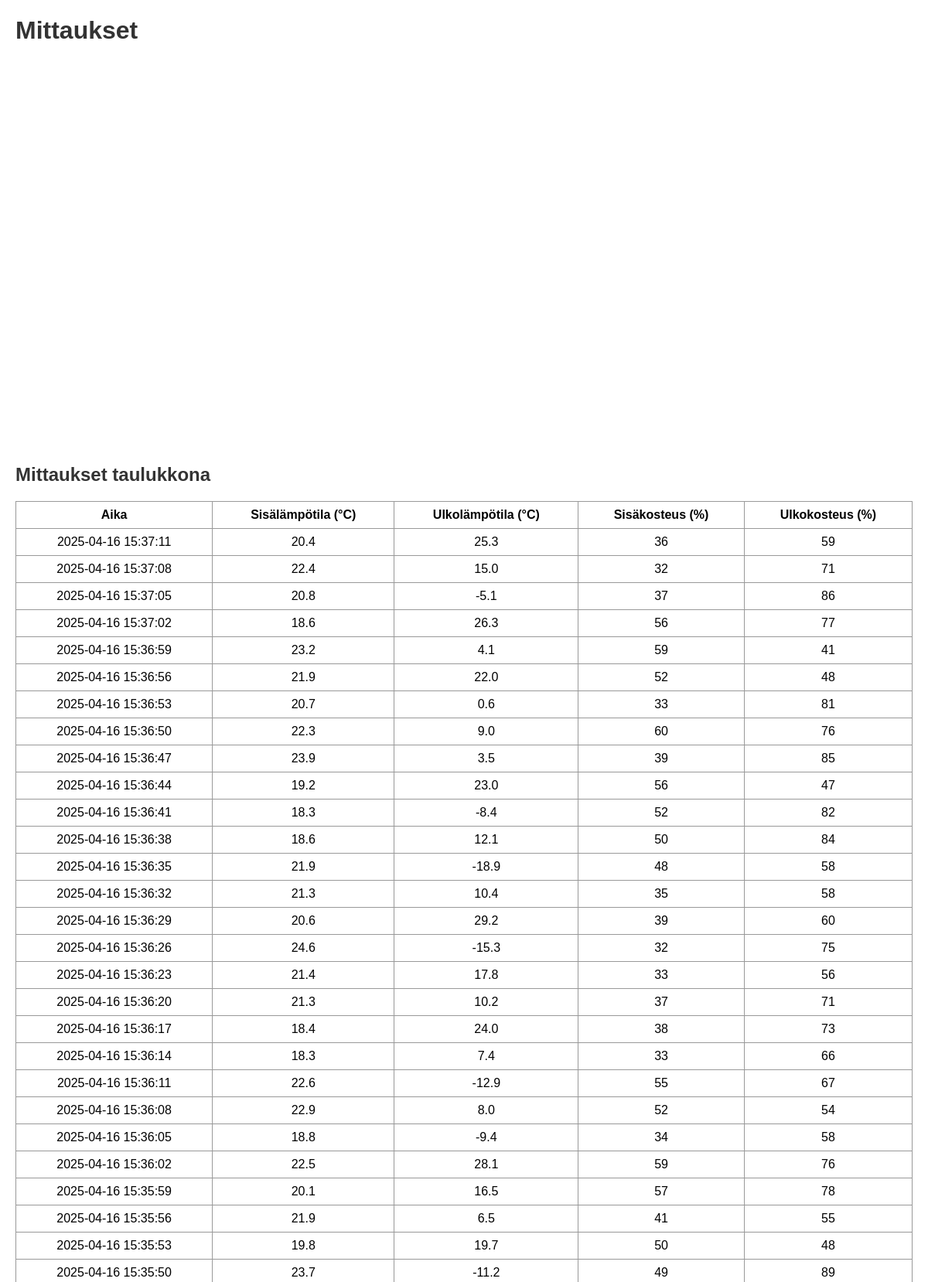
The page / (upper part) on the database its author committed.
### tables this page shows
CREATE TABLE mittaukset (
            id INTEGER PRIMARY KEY AUTOINCREMENT,
            aika TEXT,
            lampo_sisa REAL,
            lampo_ulko REAL,
            kosteus_sisa INTEGER,
            kosteus_ulko INTEGER
        );

### app.py (the view)
@app.route('/')
def index():
    conn = sqlite3.connect("mittaukset.db3")
    conn.row_factory = sqlite3.Row
    cursor = conn.cursor()
    cursor.execute("""
        SELECT aika, lampo_sisa, lampo_ulko, kosteus_sisa, kosteus_ulko
        FROM (
            SELECT * FROM mittaukset
            ORDER BY id ASC
            LIMIT 100
        ) ORDER BY id DESC
    """)
    data = cursor.fetchall()
    conn.close()
    return render_template("chart.html", taulukko=data)

### templates/chart.html (shortened to what this page needs)
<!doctype html>
<html lang="fi">
<head>
    <link rel="stylesheet" href="{{ url_for('static', filename='styles.css') }}">
</head>
<body>
    <h1>Mittaukset</h1>
    <div id="chart_div" style="width: 100%; height: 500px;"></div>
    <h2>Mittaukset taulukkona</h2>
    <table>
        <thead>
            <tr>
                <th>Aika</th>
                <th>Sisälämpötila (°C)</th>
                <th>Ulkolämpötila (°C)</th>
                <th>Sisäkosteus (%)</th>
                <th>Ulkokosteus (%)</th>
            </tr>
        </thead>
        <tbody>
            {% for mittaus in taulukko %}
            <tr>
                <td>{{ mittaus.aika }}</td>
                <td>{{ mittaus.lampo_sisa }}</td>
                <td>{{ mittaus.lampo_ulko }}</td>
                <td>{{ mittaus.kosteus_sisa }}</td>
                <td>{{ mittaus.kosteus_ulko }}</td>
            </tr>
            {% endfor %}
        </tbody>
    </table>
</body>
</html>

### static/styles.css (style rules this page uses)
body { font-family: Arial, sans-serif; margin: 20px; }
h1, h2 { color: #333; }
table, th, td { border: 1px solid #999; border-collapse: collapse; padding: 8px; text-align: center; }
table { margin-top: 20px; width: 100%; }

### rows shown on the page
mittaukset: aika "2025-04-16 15:37:11", lampo_sisa "20.4", lampo_ulko "25.3", kosteus_sisa "36", kosteus_ulko "59"
mittaukset: aika "2025-04-16 15:37:08", lampo_sisa "22.4", lampo_ulko "15.0", kosteus_sisa "32", kosteus_ulko "71"
mittaukset: aika "2025-04-16 15:37:05", lampo_sisa "20.8", lampo_ulko "-5.1", kosteus_sisa "37", kosteus_ulko "86"
mittaukset: aika "2025-04-16 15:37:02", lampo_sisa "18.6", lampo_ulko "26.3", kosteus_sisa "56", kosteus_ulko "77"
mittaukset: aika "2025-04-16 15:36:59", lampo_sisa "23.2", lampo_ulko "4.1", kosteus_sisa "59", kosteus_ulko "41"
mittaukset: aika "2025-04-16 15:36:56", lampo_sisa "21.9", lampo_ulko "22.0", kosteus_sisa "52", kosteus_ulko "48"
mittaukset: aika "2025-04-16 15:36:53", lampo_sisa "20.7", lampo_ulko "0.6", kosteus_sisa "33", kosteus_ulko "81"
mittaukset: aika "2025-04-16 15:36:50", lampo_sisa "22.3", lampo_ulko "9.0", kosteus_sisa "60", kosteus_ulko "76"
mittaukset: aika "2025-04-16 15:36:47", lampo_sisa "23.9", lampo_ulko "3.5", kosteus_sisa "39", kosteus_ulko "85"
mittaukset: aika "2025-04-16 15:36:44", lampo_sisa "19.2", lampo_ulko "23.0", kosteus_sisa "56", kosteus_ulko "47"
mittaukset: aika "2025-04-16 15:36:41", lampo_sisa "18.3", lampo_ulko "-8.4", kosteus_sisa "52", kosteus_ulko "82"
mittaukset: aika "2025-04-16 15:36:38", lampo_sisa "18.6", lampo_ulko "12.1", kosteus_sisa "50", kosteus_ulko "84"
mittaukset: aika "2025-04-16 15:36:35", lampo_sisa "21.9", lampo_ulko "-18.9", kosteus_sisa "48", kosteus_ulko "58"
mittaukset: aika "2025-04-16 15:36:32", lampo_sisa "21.3", lampo_ulko "10.4", kosteus_sisa "35", kosteus_ulko "58"
mittaukset: aika "2025-04-16 15:36:29", lampo_sisa "20.6", lampo_ulko "29.2", kosteus_sisa "39", kosteus_ulko "60"
mittaukset: aika "2025-04-16 15:36:26", lampo_sisa "24.6", lampo_ulko "-15.3", kosteus_sisa "32", kosteus_ulko "75"
mittaukset: aika "2025-04-16 15:36:23", lampo_sisa "21.4", lampo_ulko "17.8", kosteus_sisa "33", kosteus_ulko "56"
mittaukset: aika "2025-04-16 15:36:20", lampo_sisa "21.3", lampo_ulko "10.2", kosteus_sisa "37", kosteus_ulko "71"
mittaukset: aika "2025-04-16 15:36:17", lampo_sisa "18.4", lampo_ulko "24.0", kosteus_sisa "38", kosteus_ulko "73"
mittaukset: aika "2025-04-16 15:36:14", lampo_sisa "18.3", lampo_ulko "7.4", kosteus_sisa "33", kosteus_ulko "66"
mittaukset: aika "2025-04-16 15:36:11", lampo_sisa "22.6", lampo_ulko "-12.9", kosteus_sisa "55", kosteus_ulko "67"
mittaukset: aika "2025-04-16 15:36:08", lampo_sisa "22.9", lampo_ulko "8.0", kosteus_sisa "52", kosteus_ulko "54"
mittaukset: aika "2025-04-16 15:36:05", lampo_sisa "18.8", lampo_ulko "-9.4", kosteus_sisa "34", kosteus_ulko "58"
mittaukset: aika "2025-04-16 15:36:02", lampo_sisa "22.5", lampo_ulko "28.1", kosteus_sisa "59", kosteus_ulko "76"
mittaukset: aika "2025-04-16 15:35:59", lampo_sisa "20.1", lampo_ulko "16.5", kosteus_sisa "57", kosteus_ulko "78"
mittaukset: aika "2025-04-16 15:35:56", lampo_sisa "21.9", lampo_ulko "6.5", kosteus_sisa "41", kosteus_ulko "55"
mittaukset: aika "2025-04-16 15:35:53", lampo_sisa "19.8", lampo_ulko "19.7", kosteus_sisa "50", kosteus_ulko "48"
mittaukset: aika "2025-04-16 15:35:50", lampo_sisa "23.7", lampo_ulko "-11.2", kosteus_sisa "49", kosteus_ulko "89"
